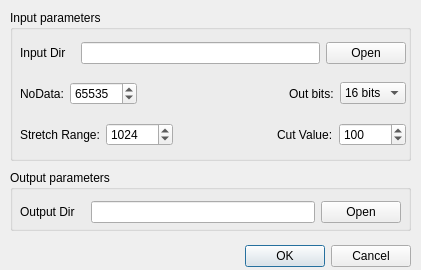
<?xml version="1.0" encoding="UTF-8"?>
<ui version="4.0">
 <class>Dialog_image_stretch</class>
 <widget class="QDialog" name="Dialog_image_stretch">
  <property name="geometry">
   <rect>
    <x>0</x>
    <y>0</y>
    <width>421</width>
    <height>270</height>
   </rect>
  </property>
  <property name="windowTitle">
   <string>Stetch image</string>
  </property>
  <widget class="QDialogButtonBox" name="buttonBox">
   <property name="geometry">
    <rect>
     <x>240</x>
     <y>240</y>
     <width>171</width>
     <height>32</height>
    </rect>
   </property>
   <property name="orientation">
    <enum>Qt::Horizontal</enum>
   </property>
   <property name="standardButtons">
    <set>QDialogButtonBox::Cancel|QDialogButtonBox::Ok</set>
   </property>
  </widget>
  <widget class="QGroupBox" name="groupBox">
   <property name="geometry">
    <rect>
     <x>10</x>
     <y>10</y>
     <width>401</width>
     <height>151</height>
    </rect>
   </property>
   <property name="title">
    <string>Input parameters</string>
   </property>
   <widget class="QWidget" name="layoutWidget">
    <property name="geometry">
     <rect>
      <x>10</x>
      <y>20</y>
      <width>386</width>
      <height>131</height>
     </rect>
    </property>
    <layout class="QVBoxLayout" name="verticalLayout">
     <item>
      <layout class="QHBoxLayout" name="horizontalLayout">
       <item>
        <widget class="QLabel" name="label">
         <property name="minimumSize">
          <size>
           <width>55</width>
           <height>0</height>
          </size>
         </property>
         <property name="text">
          <string>Input Dir</string>
         </property>
        </widget>
       </item>
       <item>
        <widget class="QLineEdit" name="lineEdit_input">
         <property name="minimumSize">
          <size>
           <width>201</width>
           <height>0</height>
          </size>
         </property>
        </widget>
       </item>
       <item>
        <widget class="QPushButton" name="pushButton_input">
         <property name="text">
          <string>Open</string>
         </property>
        </widget>
       </item>
      </layout>
     </item>
     <item>
      <layout class="QHBoxLayout" name="horizontalLayout_7">
       <item>
        <layout class="QHBoxLayout" name="horizontalLayout_3">
         <item>
          <widget class="QLabel" name="label_3">
           <property name="text">
            <string>NoData:</string>
           </property>
          </widget>
         </item>
         <item>
          <widget class="QSpinBox" name="spinBox_nodata">
           <property name="minimum">
            <number>0</number>
           </property>
           <property name="maximum">
            <number>1000000000</number>
           </property>
           <property name="value">
            <number>65535</number>
           </property>
          </widget>
         </item>
        </layout>
       </item>
       <item>
        <spacer name="horizontalSpacer">
         <property name="orientation">
          <enum>Qt::Horizontal</enum>
         </property>
         <property name="sizeHint" stdset="0">
          <size>
           <width>40</width>
           <height>20</height>
          </size>
         </property>
        </spacer>
       </item>
       <item>
        <layout class="QHBoxLayout" name="horizontalLayout_4">
         <item>
          <widget class="QLabel" name="label_5">
           <property name="text">
            <string>Out bits:</string>
           </property>
          </widget>
         </item>
         <item>
          <widget class="QComboBox" name="comboBox_outbits">
           <property name="modelColumn">
            <number>0</number>
           </property>
           <item>
            <property name="text">
             <string>16 bits</string>
            </property>
           </item>
           <item>
            <property name="text">
             <string>8 bits</string>
            </property>
           </item>
          </widget>
         </item>
        </layout>
       </item>
      </layout>
     </item>
     <item>
      <layout class="QHBoxLayout" name="horizontalLayout_8">
       <item>
        <layout class="QHBoxLayout" name="horizontalLayout_5">
         <item>
          <widget class="QLabel" name="label_6">
           <property name="text">
            <string>Stretch Range:</string>
           </property>
          </widget>
         </item>
         <item>
          <widget class="QSpinBox" name="spinBox_range">
           <property name="minimum">
            <number>255</number>
           </property>
           <property name="maximum">
            <number>1000000000</number>
           </property>
           <property name="singleStep">
            <number>1</number>
           </property>
           <property name="value">
            <number>1024</number>
           </property>
          </widget>
         </item>
        </layout>
       </item>
       <item>
        <spacer name="horizontalSpacer_2">
         <property name="orientation">
          <enum>Qt::Horizontal</enum>
         </property>
         <property name="sizeHint" stdset="0">
          <size>
           <width>40</width>
           <height>20</height>
          </size>
         </property>
        </spacer>
       </item>
       <item>
        <layout class="QHBoxLayout" name="horizontalLayout_6">
         <item>
          <widget class="QLabel" name="label_4">
           <property name="text">
            <string>Cut Value:</string>
           </property>
          </widget>
         </item>
         <item>
          <widget class="QSpinBox" name="spinBox_cutvalue">
           <property name="maximum">
            <number>10000000</number>
           </property>
           <property name="value">
            <number>100</number>
           </property>
          </widget>
         </item>
        </layout>
       </item>
      </layout>
     </item>
    </layout>
   </widget>
  </widget>
  <widget class="QGroupBox" name="groupBox_2">
   <property name="geometry">
    <rect>
     <x>10</x>
     <y>170</y>
     <width>401</width>
     <height>61</height>
    </rect>
   </property>
   <property name="title">
    <string>Output parameters</string>
   </property>
   <widget class="QWidget" name="layoutWidget">
    <property name="geometry">
     <rect>
      <x>10</x>
      <y>30</y>
      <width>381</width>
      <height>24</height>
     </rect>
    </property>
    <layout class="QHBoxLayout" name="horizontalLayout_2">
     <item>
      <widget class="QLabel" name="label_2">
       <property name="minimumSize">
        <size>
         <width>65</width>
         <height>22</height>
        </size>
       </property>
       <property name="text">
        <string>Output Dir</string>
       </property>
      </widget>
     </item>
     <item>
      <widget class="QLineEdit" name="lineEdit_output">
       <property name="minimumSize">
        <size>
         <width>201</width>
         <height>22</height>
        </size>
       </property>
      </widget>
     </item>
     <item>
      <widget class="QPushButton" name="pushButton_output">
       <property name="minimumSize">
        <size>
         <width>0</width>
         <height>22</height>
        </size>
       </property>
       <property name="text">
        <string>Open</string>
       </property>
      </widget>
     </item>
    </layout>
   </widget>
  </widget>
 </widget>
 <resources/>
 <connections>
  <connection>
   <sender>buttonBox</sender>
   <signal>rejected()</signal>
   <receiver>Dialog_image_stretch</receiver>
   <slot>reject()</slot>
   <hints>
    <hint type="sourcelabel">
     <x>316</x>
     <y>260</y>
    </hint>
    <hint type="destinationlabel">
     <x>286</x>
     <y>274</y>
    </hint>
   </hints>
  </connection>
  <connection>
   <sender>pushButton_output</sender>
   <signal>clicked()</signal>
   <receiver>Dialog_image_stretch</receiver>
   <slot>slot_select_output_dir()</slot>
   <hints>
    <hint type="sourcelabel">
     <x>389</x>
     <y>217</y>
    </hint>
    <hint type="destinationlabel">
     <x>440</x>
     <y>211</y>
    </hint>
   </hints>
  </connection>
  <connection>
   <sender>pushButton_input</sender>
   <signal>clicked()</signal>
   <receiver>Dialog_image_stretch</receiver>
   <slot>slot_select_input_dir()</slot>
   <hints>
    <hint type="sourcelabel">
     <x>381</x>
     <y>61</y>
    </hint>
    <hint type="destinationlabel">
     <x>444</x>
     <y>51</y>
    </hint>
   </hints>
  </connection>
  <connection>
   <sender>buttonBox</sender>
   <signal>accepted()</signal>
   <receiver>Dialog_image_stretch</receiver>
   <slot>slot_ok()</slot>
   <hints>
    <hint type="sourcelabel">
     <x>138</x>
     <y>275</y>
    </hint>
    <hint type="destinationlabel">
     <x>63</x>
     <y>273</y>
    </hint>
   </hints>
  </connection>
 </connections>
 <slots>
  <slot>slot_select_output_dir()</slot>
  <slot>slot_select_input_dir()</slot>
  <slot>slot_ok()</slot>
 </slots>
</ui>
